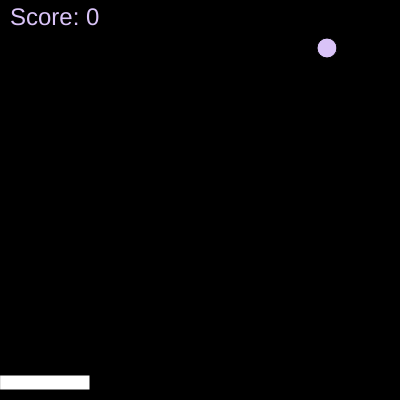
Frame 1 (no input)
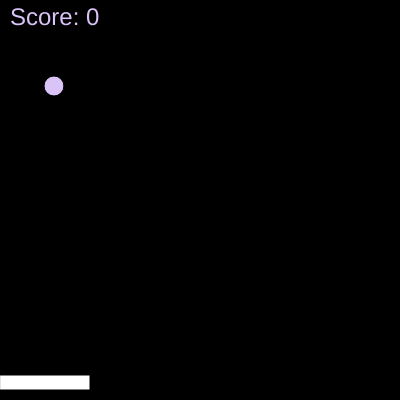
Frame 60 (no input)
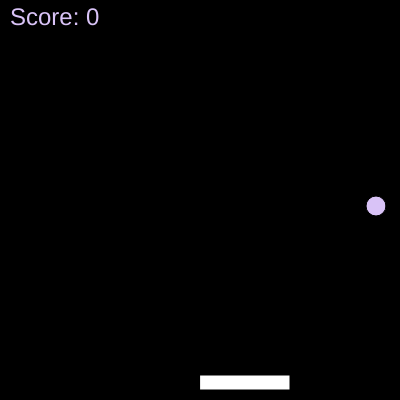
Frame 120 (the mouse pressed at the canvas centre since frame 60)

The p5.js sketch that drew these frames (run headless with seeded random() and noise() and a simulated clock; from frame 60 on, the mouse is pressed at the canvas centre):

// p5.js sketch
// ── sketch.js


// Random Ball Placement
var xBall = Math.floor(Math.random() * 300) + 50;
var yBall = 50;
var xSpeed = (2, 7);
var ySpeed = (-7, -2);
var score = 0

// Canvas
function setup() {
  createCanvas(400, 400);
}

//Background

function draw() {

  // Background
  background(0);

  // Paddle
  fill('#ffffff');
  rect(mouseX, 375, 90, 15);

  //Functions
  move();
  display();
  bounce();
  //resetBall();
  paddle();

  //Score
  fill('#d9c3f7');
  textSize(24);
  text("Score: " + score, 10, 25);
}
// Ball Functions
function move() {
  xBall += xSpeed;
  yBall += ySpeed;
}


function bounce() {

  if (xBall < 10 ||
    xBall > 400 - 10) {
    xSpeed *= -1;
  }
  if (yBall < 10 ||
    yBall > 400 - 10) {
    ySpeed *= -1;
  }
}


// Reset Ball
//function resetBall() {
//  if (yBall >= 400 ||
//    yBall > 400 - 10) {
//    ySpeed = 4;
// }

//}

function display() {
  fill('#d9c3f7');
  ellipse(xBall, yBall, 20, 20);
}

// Bounce off Paddle
function paddle() {
  if ((xBall > mouseX &&
      xBall < mouseX + 90) &&
    (yBall + 10 >= 375)) {
    xSpeed *= -1;
    ySpeed *= -1;
    score++;

  }
}
